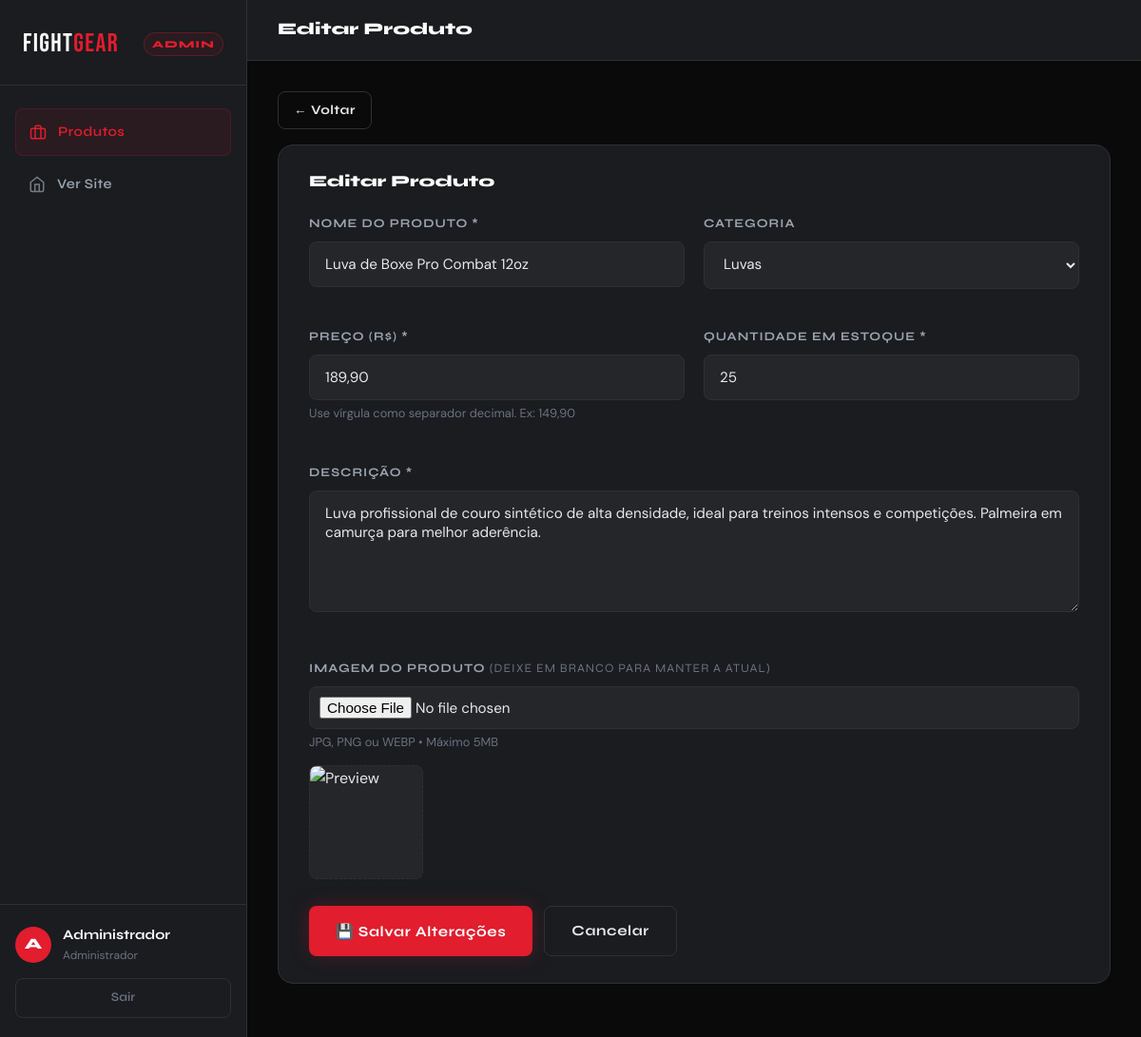
Page /admin/produtos.php?action=edit&id=1 (signed in) on the committed database.
### tables this page shows
CREATE TABLE IF NOT EXISTS `produtos` (
  `id`          INT UNSIGNED    NOT NULL AUTO_INCREMENT,
  `nome`        VARCHAR(200)    NOT NULL,
  `descricao`   TEXT            NOT NULL,
  `preco`       DECIMAL(10,2)   NOT NULL,
  `estoque`     INT UNSIGNED    NOT NULL DEFAULT 0,
  `imagem`      VARCHAR(255)             DEFAULT NULL,
  `categoria`   VARCHAR(80)              DEFAULT NULL,
  `criado_em`   DATETIME        NOT NULL DEFAULT CURRENT_TIMESTAMP,
  `atualizado_em` DATETIME      NOT NULL DEFAULT CURRENT_TIMESTAMP ON UPDATE CURRENT_TIMESTAMP,
  PRIMARY KEY (`id`)
);

### config/app.php (called while the page is built, shortened)
<?php
function e(string $str): string {
    return htmlspecialchars($str, ENT_QUOTES, 'UTF-8');
}

### controllers/ProdutoController.php (called while the page is built, shortened)
<?php
require_once __DIR__ . '/../config/app.php';
require_once __DIR__ . '/../models/Produto.php';
$action = $_GET['action'] ?? 'list';
if ($action === 'edit' && $_SERVER['REQUEST_METHOD'] === 'GET') {
    $id = (int)($_GET['id'] ?? 0);
    $produto = Produto::findById($id);
}

### models/Produto.php (called while the page is built, shortened)
<?php
require_once __DIR__ . '/../config/app.php';
class Produto {
    public static function findById(int $id): ?array {
        $db = getDB();
        $stmt = $db->prepare("SELECT * FROM produtos WHERE id = ? LIMIT 1");
        $stmt->execute([$id]);
        $produto = $stmt->fetch();
        return $produto ?: null;
    }
    public static function imagemUrl(?string $imagem): string {
        return DEFAULT_IMG;
    }
}

### admin/produtos.php (the view, shortened to what this page needs)
<?php
require_once __DIR__ . '/../config/app.php';
require_once __DIR__ . '/../models/Produto.php';
require_once __DIR__ . '/../controllers/ProdutoController.php';
$pageTitle = match ($action) {
    'create' => 'Novo Produto',
    'edit'   => 'Editar Produto',
    default  => 'Gerenciar Produtos',
};
require_once __DIR__ . '/../views/partials/admin_header.php';
?>
<?php if ($action === 'create' || $action === 'edit'): ?>
<?php
$isEdit    = $action === 'edit' && $produto;
$formAction = BASE_URL . '/admin/produtos.php?action=' . $action;
$categoriasOpcoes = ['Luvas', 'Kimonos', 'Proteção', 'Equipamentos', 'Acessórios', 'Roupas', 'Calçados', 'Outros'];
?>
<div style="margin-bottom:16px;">
    <a href="<?= BASE_URL ?>/admin/produtos.php" class="btn btn-outline btn-sm">← Voltar</a>
</div>
<div class="admin-card">
    <div class="admin-card-header">
        <h2 class="admin-card-title"><?= $isEdit ? 'Editar Produto' : 'Novo Produto' ?></h2>
    </div>
    <form method="POST" action="<?= $formAction ?>" enctype="multipart/form-data" novalidate>
        <div class="form-grid">
            <div class="form-group">
                <label class="form-label" for="nome">Nome do Produto *</label>
                <input
                    type="text"
                    id="nome"
                    name="nome"
                    class="form-control"
                    placeholder="Ex: Luva de Boxe Pro 14oz"
                    value="<?= e($produto['nome'] ?? $_POST['nome'] ?? '') ?>"
                    required
                    maxlength="200"
                >
            </div>
            <div class="form-group">
                <label class="form-label" for="categoria">Categoria</label>
                <select id="categoria" name="categoria" class="form-control">
                    <?php
                    $catAtual = $produto['categoria'] ?? $_POST['categoria'] ?? '';
                    foreach ($categoriasOpcoes as $cat):
                    ?>
                    <option value="<?= e($cat) ?>" <?= $catAtual === $cat ? 'selected' : '' ?>>
                        <?= e($cat) ?>
                    </option>
                    <?php endforeach; ?>
                </select>
            </div>
            <div class="form-group">
                <label class="form-label" for="preco">Preço (R$) *</label>
                <input
                    type="text"
                    id="preco"
                    name="preco"
                    class="form-control"
                    placeholder="0,00"
                    value="<?= e(isset($produto['preco']) ? number_format((float)$produto['preco'], 2, ',', '.') : ($_POST['preco'] ?? '')) ?>"
                    required
                >
                <span class="form-hint">Use vírgula como separador decimal. Ex: 149,90</span>
            </div>
            <div class="form-group">
                <label class="form-label" for="estoque">Quantidade em Estoque *</label>
                <input
                    type="number"
                    id="estoque"
                    name="estoque"
                    class="form-control"
                    placeholder="0"
                    value="<?= e($produto['estoque'] ?? $_POST['estoque'] ?? '0') ?>"
                    min="0"
                    required
                >
            </div>
            <div class="form-group form-group-full">
                <label class="form-label" for="descricao">Descrição *</label>
                <textarea
                    id="descricao"
                    name="descricao"
                    class="form-control"
                    placeholder="Descreva o produto: material, características, tamanho disponível..."
                    required
                    rows="5"
                ><?= e($produto['descricao'] ?? $_POST['descricao'] ?? '') ?></textarea>
            </div>
            <div class="form-group form-group-full">
                <label class="form-label" for="imagem">
                    Imagem do Produto
                    <?= $isEdit ? '<span style="color:var(--muted);font-weight:300;">(deixe em branco para manter a atual)</span>' : '' ?>
                </label>
                <input
                    type="file"
                    id="imagem"
                    name="imagem"
                    class="form-control"
                    accept="image/jpeg,image/png,image/webp,image/gif"
                    data-preview="imgPreview"
                    style="padding:10px;"
                >
                <span class="form-hint">JPG, PNG ou WEBP • Máximo 5MB</span>
                <div class="image-preview-wrap" style="<?= $isEdit ? '' : 'display:none;' ?>" id="imgPreviewWrap">
                    <img
                        id="imgPreview"
                        src="<?= $isEdit ? e(Produto::imagemUrl($produto['imagem'])) : '' ?>"
                        alt="Preview"
                        style="<?= $isEdit ? '' : 'display:none;' ?>"
                    >
                </div>
            </div>
        </div>
        <div style="display:flex;gap:12px;margin-top:8px;">
            <button type="submit" class="btn btn-primary">
                <?= $isEdit ? '💾 Salvar Alterações' : '+ Adicionar Produto' ?>
            </button>
            <a href="<?= BASE_URL ?>/admin/produtos.php" class="btn btn-outline">Cancelar</a>
        </div>
    </form>
</div>
<?php endif;  ?>
<?php require_once __DIR__ . '/../views/partials/admin_footer.php'; ?>

### views/partials/admin_header.php (shortened to what this page needs)
<!DOCTYPE html>
<html lang="pt-BR">
<head>
    <link rel="stylesheet" href="<?= BASE_URL ?>/public/css/style.css">
    <link rel="stylesheet" href="<?= BASE_URL ?>/public/css/admin.css">
</head>
<body class="admin-body">
<div class="admin-layout">
    <aside class="admin-sidebar" id="adminSidebar">
        <div class="sidebar-logo">
            <a href="<?= BASE_URL ?>/admin/produtos.php">
                <span class="logo-fg">FIGHT</span><span class="logo-gear">GEAR</span>
            </a>
            <span class="sidebar-badge">ADMIN</span>
        </div>
        <nav class="sidebar-nav">
            <a href="<?= BASE_URL ?>/admin/produtos.php"
               class="sidebar-link <?= strpos($_SERVER['PHP_SELF'], 'produtos') !== false ? 'active' : '' ?>">
                <svg viewBox="0 0 24 24" fill="none" stroke="currentColor" stroke-width="2"><path d="M20 7H4a2 2 0 0 0-2 2v10a2 2 0 0 0 2 2h16a2 2 0 0 0 2-2V9a2 2 0 0 0-2-2z"/><path d="M16 21V5a2 2 0 0 0-2-2h-4a2 2 0 0 0-2 2v16"/></svg>
                Produtos
            </a>
            <a href="<?= BASE_URL ?>/index.php" class="sidebar-link">
                <svg viewBox="0 0 24 24" fill="none" stroke="currentColor" stroke-width="2"><path d="M3 9l9-7 9 7v11a2 2 0 0 1-2 2H5a2 2 0 0 1-2-2z"/><polyline points="9 22 9 12 15 12 15 22"/></svg>
                Ver Site
            </a>
        </nav>
        <div class="sidebar-user">
            <div class="sidebar-user-info">
                <div class="sidebar-avatar"><?= strtoupper(substr($_SESSION['user_nome'] ?? 'A', 0, 1)) ?></div>
                <div>
                    <div class="sidebar-user-name"><?= e($_SESSION['user_nome'] ?? '') ?></div>
                    <div class="sidebar-user-role">Administrador</div>
                </div>
            </div>
            <a href="<?= BASE_URL ?>/auth/login.php?action=logout" class="sidebar-logout">Sair</a>
        </div>
    </aside>
    <div class="admin-main">
        <header class="admin-topbar">
            <h1 class="admin-page-title"><?= e($pageTitle ?? 'Painel') ?></h1>
        </header>
        <div class="admin-content">

### views/partials/admin_footer.php (shortened to what this page needs)
        </div>
    </div>
</div>
</body>
</html>

### public/css/style.css (style rules this page uses)
*, *::before, *::after { box-sizing: border-box; margin: 0; padding: 0; }
:root { --black: #0a0a0a; --dark: #111214; --dark2: #1a1c20; --dark3: #242629; --border: #2e3035; --muted: #6b7280; --text: #e8e9eb; --text-dim: #9ca3af; --white: #ffffff; --red: #e11d2e; --red-dark: #b91c1c; --red-glow: rgba(225, 29, 46, 0.25); --red-faint:rgba(225, 29, 46, 0.08); --gold: #f59e0b; --font-display: 'Bebas Neue', sans-serif; --font-heading: 'Syne', sans-serif; --font-body: 'DM Sans', sans-serif; --radius: 8px; --radius-lg:16px; --shadow: 0 4px 24px rgba(0,0,0,0.4); --shadow-lg:0 8px 48px rgba(0,0,0,0.6); --transition: 0.22s cubic-bezier(0.4, 0, 0.2, 1); }
html { scroll-behavior: smooth; }
body { background: var(--black); color: var(--text); font-family: var(--font-body); font-size: 16px; line-height: 1.65; -webkit-font-smoothing: antialiased; overflow-x: hidden; }
img { max-width: 100%; display: block; }
a { color: inherit; text-decoration: none; }
h1, h2, h3, h4 { font-family: var(--font-heading); font-weight: 800; line-height: 1.15; }
.btn { display: inline-flex; align-items: center; justify-content: center; gap: 8px; padding: 13px 28px; border-radius: var(--radius); font-family: var(--font-heading); font-weight: 700; font-size: 0.95rem; letter-spacing: 0.04em; cursor: pointer; border: none; transition: var(--transition); white-space: nowrap; }
.btn-primary { background: var(--red); color: var(--white); box-shadow: 0 0 20px var(--red-glow); }
.btn-outline { background: transparent; color: var(--text); border: 1.5px solid var(--border); }
.btn-sm { padding: 8px 16px; font-size: 0.85rem; }
.logo-fg { color: var(--white); }
.logo-gear { color: var(--red); }
.form-group { margin-bottom: 20px; }
.form-label { display: block; font-family: var(--font-heading); font-size: 0.8rem; font-weight: 700; letter-spacing: 0.08em; text-transform: uppercase; color: var(--text-dim); margin-bottom: 8px; }
.form-control { width: 100%; background: var(--dark3); border: 1.5px solid var(--border); color: var(--text); padding: 13px 16px; border-radius: var(--radius); font-family: var(--font-body); font-size: 0.95rem; transition: var(--transition); }
.form-control::placeholder { color: var(--muted); }
textarea.form-control { resize: vertical; min-height: 110px; }

### rows in the picture
produtos: nome "Luva de Boxe Pro Combat 12oz", preco "189,90", estoque "25", descricao "Luva profissional de couro sintético de alta densidade, ideal para treinos intensos e competições. Palmeira em camurça para melhor aderência."

### other values in the picture
substr($_SESSION['user_nome'] ?? 'A', 0, 1) "A"
$_SESSION['user_nome'] "Administrador"
$pageTitle "Editar Produto"
form field categoria "Luvas"
